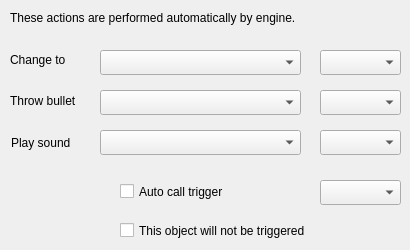
  <widget class="QWizardPage" name="pageAuto">
   <property name="subTitle">
    <string>Automated</string>
   </property>
   <widget class="QLabel" name="label_14">
    <property name="geometry">
     <rect>
      <x>10</x>
      <y>52</y>
      <width>71</width>
      <height>16</height>
     </rect>
    </property>
    <property name="text">
     <string>Change to</string>
    </property>
   </widget>
   <widget class="QComboBox" name="cbAutoSound">
    <property name="geometry">
     <rect>
      <x>100</x>
      <y>130</y>
      <width>201</width>
      <height>25</height>
     </rect>
    </property>
   </widget>
   <widget class="QComboBox" name="cbAutoChangeToDelay">
    <property name="geometry">
     <rect>
      <x>320</x>
      <y>50</y>
      <width>81</width>
      <height>25</height>
     </rect>
    </property>
   </widget>
   <widget class="QComboBox" name="cbAutoBulletDelay">
    <property name="geometry">
     <rect>
      <x>320</x>
      <y>90</y>
      <width>81</width>
      <height>25</height>
     </rect>
    </property>
   </widget>
   <widget class="QCheckBox" name="cTrigger">
    <property name="geometry">
     <rect>
      <x>120</x>
      <y>220</y>
      <width>221</width>
      <height>21</height>
     </rect>
    </property>
    <property name="text">
     <string>This object will not be triggered</string>
    </property>
   </widget>
   <widget class="QLabel" name="label_15">
    <property name="geometry">
     <rect>
      <x>10</x>
      <y>93</y>
      <width>81</width>
      <height>16</height>
     </rect>
    </property>
    <property name="text">
     <string>Throw bullet</string>
    </property>
   </widget>
   <widget class="QLabel" name="label_16">
    <property name="geometry">
     <rect>
      <x>11</x>
      <y>133</y>
      <width>81</width>
      <height>20</height>
     </rect>
    </property>
    <property name="text">
     <string>Play sound</string>
    </property>
   </widget>
   <widget class="QComboBox" name="cbAutoBullet">
    <property name="geometry">
     <rect>
      <x>100</x>
      <y>90</y>
      <width>201</width>
      <height>25</height>
     </rect>
    </property>
   </widget>
   <widget class="QComboBox" name="cbAutoChangeTo">
    <property name="geometry">
     <rect>
      <x>100</x>
      <y>50</y>
      <width>201</width>
      <height>25</height>
     </rect>
    </property>
   </widget>
   <widget class="QComboBox" name="cbAutoSoundDelay">
    <property name="geometry">
     <rect>
      <x>320</x>
      <y>130</y>
      <width>81</width>
      <height>25</height>
     </rect>
    </property>
   </widget>
   <widget class="QCheckBox" name="cAutoTrigger">
    <property name="geometry">
     <rect>
      <x>120</x>
      <y>180</y>
      <width>141</width>
      <height>23</height>
     </rect>
    </property>
    <property name="text">
     <string>Auto call trigger</string>
    </property>
   </widget>
   <widget class="QComboBox" name="cbAutoTriggerDelay">
    <property name="geometry">
     <rect>
      <x>320</x>
      <y>180</y>
      <width>81</width>
      <height>25</height>
     </rect>
    </property>
   </widget>
   <widget class="QLabel" name="label_17">
    <property name="geometry">
     <rect>
      <x>10</x>
      <y>10</y>
      <width>371</width>
      <height>16</height>
     </rect>
    </property>
    <property name="font">
     <font>
      <underline>false</underline>
     </font>
    </property>
    <property name="text">
     <string>These actions are performed automatically by engine.</string>
    </property>
   </widget>
  </widget>
